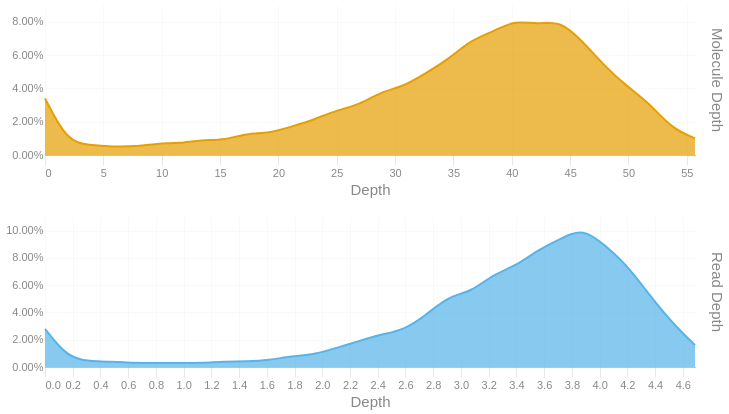

Notebook code for this chart:
### Code cell
readdep = depth_hist(tb['Read Depth'], q99, 3)
readdep = readdep.with_columns(pl.lit('Read Depth').alias('Metric'))
if not SKIPLR:
    moldep = depth_hist(tb['Molecule Depth'], mol_q99, 1)
    moldep = moldep.with_columns(pl.lit('Molecule Depth').alias('Metric'))
    _hist = pl.concat([readdep, moldep])
    _hist = _hist.filter(pl.col('Proportion') != 0)
    with SafeRender(_hist):
        (
            alt.Chart(_hist)        
            .mark_area(interpolate = "basis")
            .encode(
                x=alt.X('Bin:Q').scale(domainMin=0).axis(alt.Axis(title='Depth')),
                y = alt.Y('Proportion:Q', title = None).axis(format = '.2%'),
                color = alt.Color('Metric:N').legend(None),
                row = alt.Row("Metric:N").header(title = None, labelOrient = 'right'),
                tooltip = [
                    alt.Tooltip("Metric:N", title = "Metric"),
                    alt.Tooltip('Interval:N', title = "Depth Interval"),
                    alt.Tooltip('Proportion:Q', title = "% Alignments").format('.2%')
                ]
            )
            .resolve_scale(x='independent', y='independent')
            .properties(
                height = 150, width = 650,
                usermeta={'embedOptions': {'downloadFileName': f'{samplename}.depth.hist'}}
            )
        ).display()
else:
    readdep = readdep.filter(pl.col('Proportion') != 0)
    with SafeRender(readdep):
        (
            alt.Chart(readdep)        
            .mark_area(interpolate = "basis")
            .encode(
                x=alt.X('Bin:Q').scale(domainMin=0).axis(alt.Axis(title='Depth')),
                y = alt.Y('Proportion:Q', title = None).axis(format = '.2%'),
                tooltip = [
                    alt.Tooltip('Interval:N', title = "Depth Interval"),
                    alt.Tooltip('Proportion:Q', title = "% Alignments").format('.2%')
                ]
            )
            .properties(
                usermeta={'embedOptions': {'downloadFileName': f'{samplename}.depth.hist'}}
            )
        ).display()

### Figure 1 — Vega-Lite specification as saved in the notebook (floating-point values rounded to 4 significant figures)
{"width": 650, "height": 150, "config": {"title": {"anchor": "start", "dy": -15, "fontSize": 18, "color": "#888888", "subtitleColor": "#888888", "subtitleFontSize": 14}, "arc": {"fill": "#0072B2"}, "axis": {"domainColor": "#888888", "domainWidth": 0.5, "gridWidth": 0.2, "grid": false, "titleFontWeight": 400, "titleFontSize": 15, "labelFontSize": 11, "labelColor": "#888888", "tickColor": "#888888", "tickWidth": 0.2, "titleColor": "#888888"}, "axisBand": {"grid": false}, "axisX": {"grid": true, "tickSize": 10, "domainCap": "round"}, "axisY": {"domain": false, "grid": true, "tickSize": 0, "domainCap": "round"}, "background": "transparent", "header": {"labelFontSize": 15, "labelColor": "#888888", "titleFontSize": 15, "titleFontWeight": 600, "titleColor": "#888888"}, "legend": {"labelFont": "sans-serif", "labelFontSize": 12, "labelColor": "#888888", "symbolSize": 100, "symbolType": "circle", "titleFontSize": 12, "titlePadding": 10, "titleColor": "#888888", "title": null}, "range": {"category": ["#E69F00", "#56B4E9", "#009E73", "#F0E442", "#0072B2", "#D55E00", "#CC79A7", "#000000"], "diverging": ["#cfe8f3", "#a2d4ec", "#73bfe2", "#46abdb", "#1696d2", "#12719e"]}, "area": {"fill": "#0072B2", "fillOpacity": 0.7, "line": true, "strokeOpacity": 0.7}, "line": {"color": "#0072B2", "stroke": "#0072B2", "strokeWidth": 2}, "trail": {"color": "#0072B2", "stroke": "#0072B2", "strokeWidth": 0, "size": 1}, "point": {"filled": true, "fillOpacity": 1.0, "size": 95}, "text": {"color": "#888888", "fontSize": 11, "align": "right", "fontWeight": 400, "size": 11}, "bar": {"fill": "#0072B2", "stroke": null}, "view": {"stroke": null, "continuousWidth": 660, "continuousHeight": 400}}, "data": {"name": "data-ee56e659a1eca0beb8f74080985012b8"}, "mark": {"type": "area", "interpolate": "basis"}, "encoding": {"color": {"field": "Metric", "legend": null, "type": "nominal"}, "row": {"field": "Metric", "header": {"title": null, "labelOrient": "right"}, "type": "nominal"}, "tooltip": [{"field": "Metric", "title": "Metric", "type": "nominal"}, {"field": "Interval", "title": "Depth Interval", "type": "nominal"}, {"field": "Proportion", "format": ".2%", "title": "% Alignments", "type": "quantitative"}], "x": {"axis": {"title": "Depth"}, "field": "Bin", "scale": {"domainMin": 0}, "type": "quantitative"}, "y": {"axis": {"format": ".2%"}, "field": "Proportion", "title": null, "type": "quantitative"}}, "resolve": {"scale": {"x": "independent", "y": "independent"}}, "usermeta": {"embedOptions": {"downloadFileName": "S6_LaHave_3608.depth.hist"}}, "$schema": "https://vega.github.io/schema/vega-lite/v6.1.0.json", "datasets": {"data-ee56e659a1eca0beb8f74080985012b8": [{"Bin": 0.0, "Interval": "0.0-0.162", "Proportion": 0.028, "Metric": "Read Depth"}, {"Bin": 0.162, "Interval": "0.162-0.323", "Proportion": 0.007, "Metric": "Read Depth"}, {"Bin": 0.323, "Interval": "0.323-0.485", "Proportion": 0.004, "Metric": "Read Depth"}, {"Bin": 0.485, "Interval": "0.485-0.647", "Proportion": 0.004, "Metric": "Read Depth"}, {"Bin": 0.647, "Interval": "0.647-0.808", "Proportion": 0.003, "Metric": "Read Depth"}, {"Bin": 0.808, "Interval": "0.808-0.97", "Proportion": 0.003, "Metric": "Read Depth"}, {"Bin": 0.97, "Interval": "0.97-1.132", "Proportion": 0.003, "Metric": "Read Depth"}, {"Bin": 1.132, "Interval": "1.132-1.293", "Proportion": 0.003, "Metric": "Read Depth"}, {"Bin": 1.293, "Interval": "1.293-1.455", "Proportion": 0.004, "Metric": "Read Depth"}, {"Bin": 1.455, "Interval": "1.455-1.617", "Proportion": 0.004, "Metric": "Read Depth"}, {"Bin": 1.617, "Interval": "1.617-1.778", "Proportion": 0.005, "Metric": "Read Depth"}, {"Bin": 1.778, "Interval": "1.778-1.94", "Proportion": 0.008, "Metric": "Read Depth"}, {"Bin": 1.94, "Interval": "1.94-2.102", "Proportion": 0.009, "Metric": "Read Depth"}, {"Bin": 2.102, "Interval": "2.102-2.263", "Proportion": 0.014, "Metric": "Read Depth"}, {"Bin": 2.263, "Interval": "2.263-2.425", "Proportion": 0.019, "Metric": "Read Depth"}, {"Bin": 2.425, "Interval": "2.425-2.587", "Proportion": 0.024, "Metric": "Read Depth"}, {"Bin": 2.587, "Interval": "2.587-2.748", "Proportion": 0.027, "Metric": "Read Depth"}, {"Bin": 2.748, "Interval": "2.748-2.91", "Proportion": 0.038, "Metric": "Read Depth"}, {"Bin": 2.91, "Interval": "2.91-3.072", "Proportion": 0.052, "Metric": "Read Depth"}, {"Bin": 3.072, "Interval": "3.072-3.233", "Proportion": 0.055, "Metric": "Read Depth"}, {"Bin": 3.233, "Interval": "3.233-3.395", "Proportion": 0.068, "Metric": "Read Depth"}, {"Bin": 3.395, "Interval": "3.395-3.557", "Proportion": 0.074, "Metric": "Read Depth"}, {"Bin": 3.557, "Interval": "3.557-3.718", "Proportion": 0.086, "Metric": "Read Depth"}, {"Bin": 3.718, "Interval": "3.718-3.88", "Proportion": 0.094, "Metric": "Read Depth"}, {"Bin": 3.88, "Interval": "3.88-4.042", "Proportion": 0.102, "Metric": "Read Depth"}, {"Bin": 4.042, "Interval": "4.042-4.203", "Proportion": 0.089, "Metric": "Read Depth"}, {"Bin": 4.203, "Interval": "4.203-4.365", "Proportion": 0.074, "Metric": "Read Depth"}, {"Bin": 4.365, "Interval": "4.365-4.527", "Proportion": 0.052, "Metric": "Read Depth"}, {"Bin": 4.527, "Interval": "4.527-4.688", "Proportion": 0.032, "Metric": "Read Depth"}, {"Bin": 4.688, "Interval": "4.688-4.85", "Proportion": 0.016, "Metric": "Read Depth"}, {"Bin": 0.0, "Interval": "0.0-1.9", "Proportion": 0.034, "Metric": "Molecule Depth"}, {"Bin": 1.9, "Interval": "1.9-3.8", "Proportion": 0.008, "Metric": "Molecule Depth"}, {"Bin": 3.8, "Interval": "3.8-5.8", "Proportion": 0.006, "Metric": "Molecule Depth"}, {"Bin": 5.8, "Interval": "5.8-7.7", "Proportion": 0.005, "Metric": "Molecule Depth"}, {"Bin": 7.7, "Interval": "7.7-9.6", "Proportion": 0.005, "Metric": "Molecule Depth"}, {"Bin": 9.6, "Interval": "9.6-11.5", "Proportion": 0.007, "Metric": "Molecule Depth"}, {"Bin": 11.5, "Interval": "11.5-13.4", "Proportion": 0.007, "Metric": "Molecule Depth"}, {"Bin": 13.4, "Interval": "13.4-15.4", "Proportion": 0.009, "Metric": "Molecule Depth"}, {"Bin": 15.4, "Interval": "15.4-17.3", "Proportion": 0.009, "Metric": "Molecule Depth"}, {"Bin": 17.3, "Interval": "17.3-19.2", "Proportion": 0.013, "Metric": "Molecule Depth"}, {"Bin": 19.2, "Interval": "19.2-21.1", "Proportion": 0.013, "Metric": "Molecule Depth"}, {"Bin": 21.1, "Interval": "21.1-23.0", "Proportion": 0.017, "Metric": "Molecule Depth"}, {"Bin": 23.0, "Interval": "23.0-25.0", "Proportion": 0.021, "Metric": "Molecule Depth"}, {"Bin": 25.0, "Interval": "25.0-26.9", "Proportion": 0.027, "Metric": "Molecule Depth"}, {"Bin": 26.9, "Interval": "26.9-28.8", "Proportion": 0.03, "Metric": "Molecule Depth"}, {"Bin": 28.8, "Interval": "28.8-30.7", "Proportion": 0.038, "Metric": "Molecule Depth"}, {"Bin": 30.7, "Interval": "30.7-32.6", "Proportion": 0.041, "Metric": "Molecule Depth"}, {"Bin": 32.6, "Interval": "32.6-34.5", "Proportion": 0.049, "Metric": "Molecule Depth"}, {"Bin": 34.5, "Interval": "34.5-36.5", "Proportion": 0.057, "Metric": "Molecule Depth"}, {"Bin": 36.5, "Interval": "36.5-38.4", "Proportion": 0.069, "Metric": "Molecule Depth"}, {"Bin": 38.4, "Interval": "38.4-40.3", "Proportion": 0.074, "Metric": "Molecule Depth"}, {"Bin": 40.3, "Interval": "40.3-42.2", "Proportion": 0.081, "Metric": "Molecule Depth"}, {"Bin": 42.2, "Interval": "42.2-44.1", "Proportion": 0.078, "Metric": "Molecule Depth"}, {"Bin": 44.1, "Interval": "44.1-46.1", "Proportion": 0.081, "Metric": "Molecule Depth"}, {"Bin": 46.1, "Interval": "46.1-48.0", "Proportion": 0.068, "Metric": "Molecule Depth"}, {"Bin": 48.0, "Interval": "48.0-49.9", "Proportion": 0.053, "Metric": "Molecule Depth"}, {"Bin": 49.9, "Interval": "49.9-51.8", "Proportion": 0.041, "Metric": "Molecule Depth"}, {"Bin": 51.8, "Interval": "51.8-53.7", "Proportion": 0.031, "Metric": "Molecule Depth"}, {"Bin": 53.7, "Interval": "53.7-55.7", "Proportion": 0.016, "Metric": "Molecule Depth"}, {"Bin": 55.7, "Interval": "55.7-57.58", "Proportion": 0.01, "Metric": "Molecule Depth"}]}}
